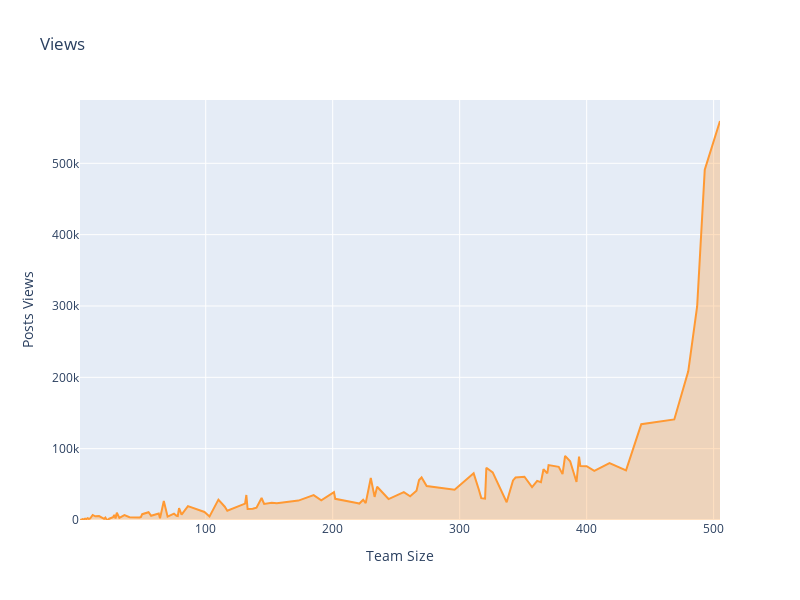

Notebook cell for this chart:
### Markdown cell above
As the team size increases, it also exponentially increases the number of posts per team.

### Code cell
# Posts Views per Team Size
layout = cf.Layout(
    height = 600,width = 800,
    yaxis = dict(title = 'Posts Views'),
    xaxis = dict(title = 'Team Size'),
    title = 'Views'
)

fig = teamactivity.groupby(['users'],as_index=True)['views'].mean().\
    iplot(kind='scatter',fill=True,width=2,asFigure=True,layout = layout)
fig.show()
